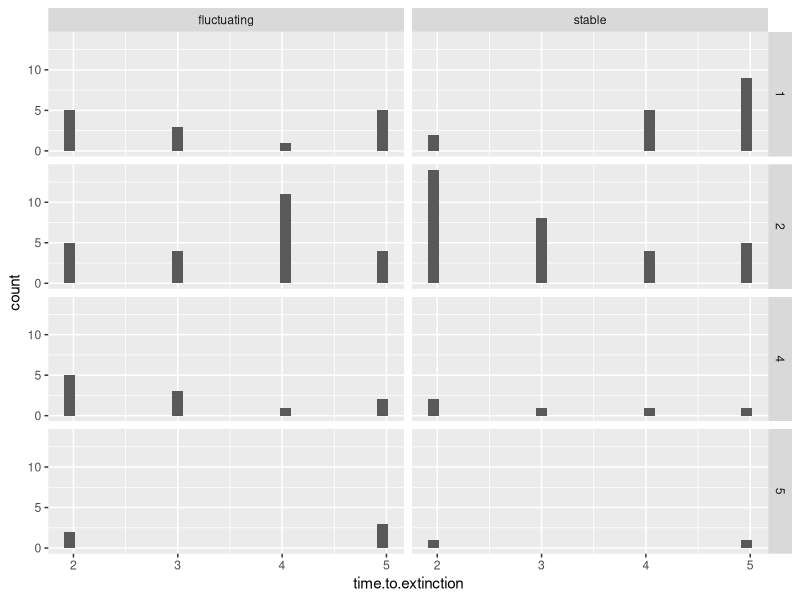

This figure's R source: (Note: this script raises an error after producing the figure.)
## ---- chunk 1
library(ggplot2)
library(lme4)
library(lsmeans)
library(multcompView)
library(tidyr)
library(dplyr)

b <- read.csv("../data/clean-establishment-data.csv")

glimpse(b)
## ---- chunk 2
b$time.to.extinction <- b$when.extinct - (b$number + as.numeric(b$gap)) + 1
glimpse(b)
## ---- chunk 3
b %>% 
  filter(time.to.extinction <= 5) %>% 
ggplot(aes(x = time.to.extinction)) +
  geom_histogram() +
  facet_grid(as.factor(number) ~ environment)
## ---- chunk 4
b$number <- as.factor(b$number)
b$block <- as.factor(b$block)
b$gap <- as.factor(b$gap)

bb <- subset(b, subset = (gap == FALSE) & time.to.extinction <= 5)

m6 <- glmer(time.to.extinction ~ number*environment + (1 | block), data=bb, family=poisson, control=glmerControl(optimizer="bobyqa"))

m7 <- update(m6, formula= .~. - number:environment)

anova(m6, m7) # No significant interaction of number of introductions and environmental stability

m8 <- update(m7, formula = . ~ . - environment)

anova(m7, m8) # No significant effect of environment

m9 <- update(m7, formula = . ~ . - number)

anova(m7, m9) # Significant effect of number of introductions

# The final model which includes all fixed effects
final <- m6

#### Analysis 2: Interpretation and contrasts ####

results <- lsmeans::lsmeans(final, pairwise ~ number, adjust="none")
results
posthoc <- summary(results$lsmeans)
## ---- chunk 5

sig_letters <- lsmeans::cld(results, Letters = letters, sort = FALSE)$.group
xvals <- 1:length(posthoc$lsmean)
min_y <- min(exp(posthoc$asymp.LCL))


par(mar=c(4,4,3,1))

plot(x = xvals, y = exp(posthoc$lsmean), 
     ylim = c(0, 10), 
     xlim = range(xvals) + c(-0.5, 0.5), 
     las = 1, 
     pch = 19, 
     xaxt = "n", 
     xlab = "Introduction regime", 
     ylab = "Time to Extinction", 
     bty = "L")

axis(side = 1, 
     at = xvals, 
     labels=c("20x1", "10x2", "5x4", "4x5"), 
     tick=FALSE)

arrows(x0 = xvals, 
       y0 = exp(posthoc$asymp.LCL), 
       y1 = exp(posthoc$asymp.UCL), 
       code = 3, 
       length = 0.1, 
       angle = 90, 
       lwd = 2)

text(x = xvals, y = 9, labels = sig_letters)
